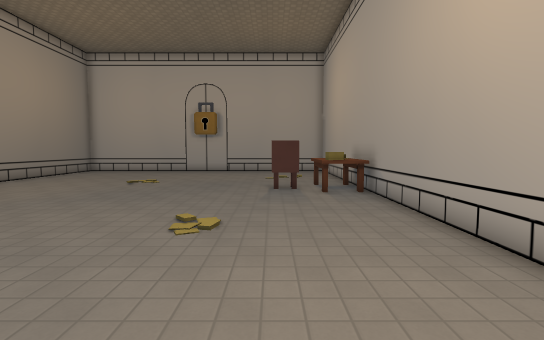
View 1 (above)

12 first-person views from a walk through a 3-D level made in the Godot game engine. The camera is 1.5 m above the floor, tilts 4° down and sees 85° across. The floor is counted in squares, 1 m on a side. Each view is taken from the middle of a square. On the plan, view 1 faces up. The plan holds only what a view shows up to about 15 squares ahead; the rest is blank. The place goes on beyond the plan. Characters and animated objects are not drawn. Some surface patterns are stand-ins.

View 2
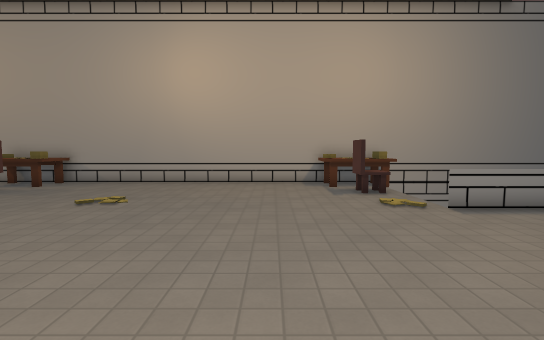

View 3
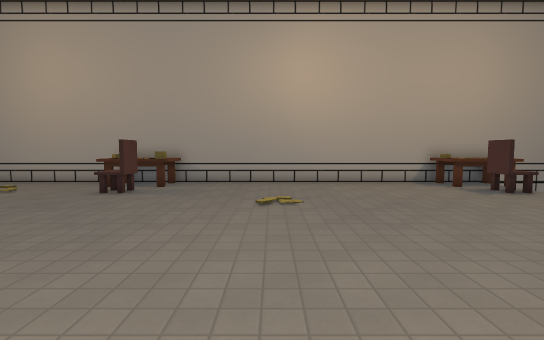

View 4
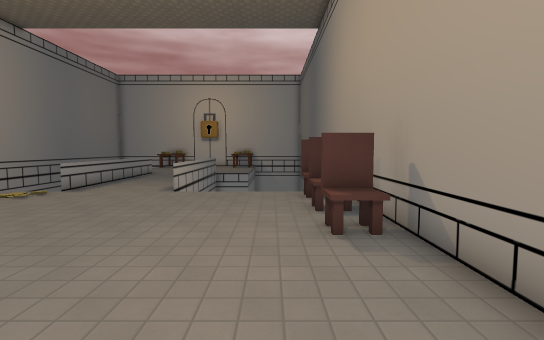

View 5
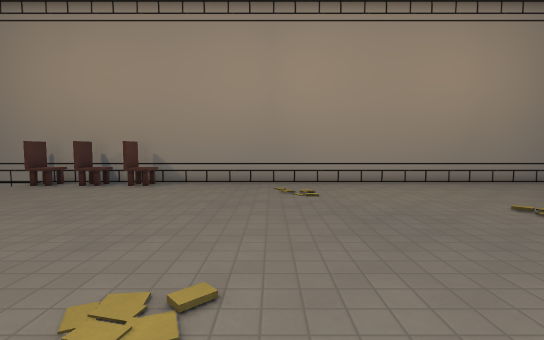

View 6
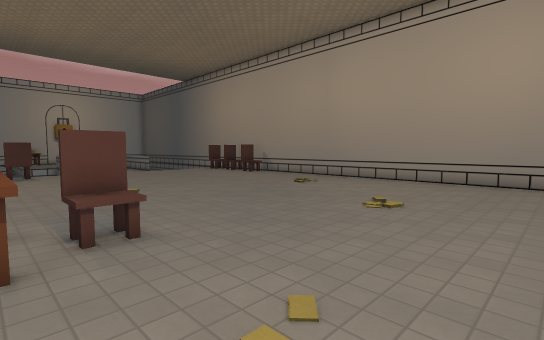

View 7
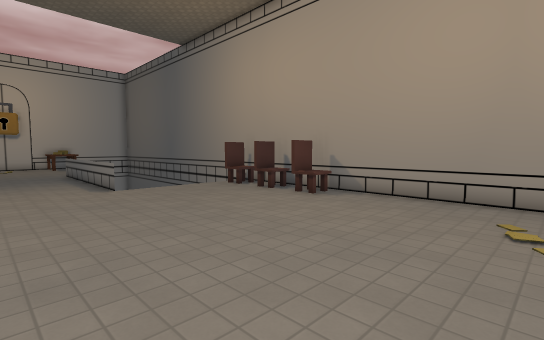

View 8
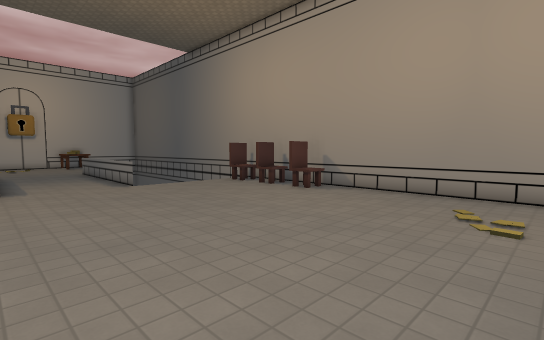

View 9
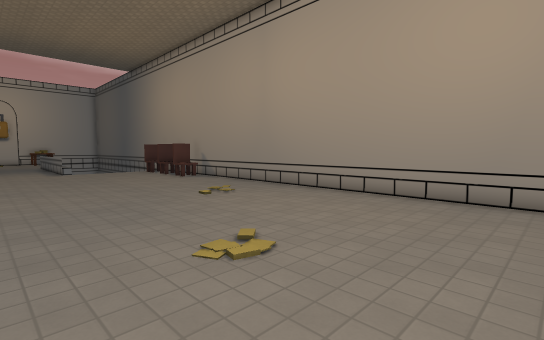

View 10
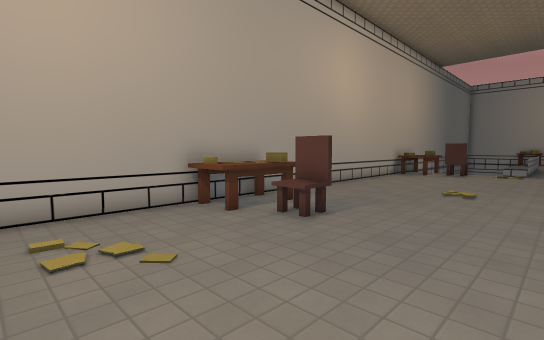

View 11
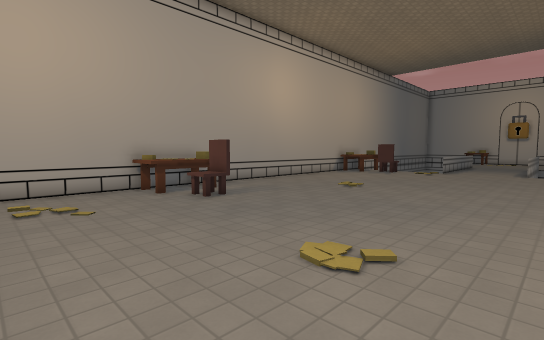

View 12
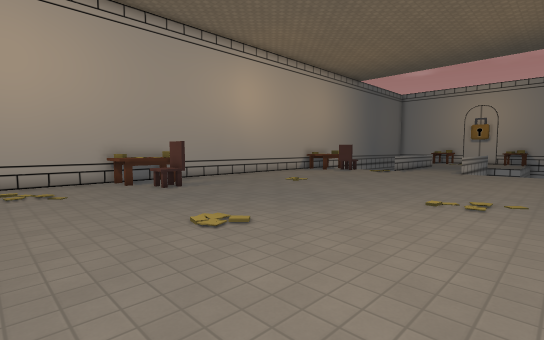

### Floor plan
Points are (right, up) in squares from view 1. A wall is a line through its corners. A room is listed if a view was taken in it or the views show most of it. See-through windows are left out.
Room 1 (views 1, 2, 3, 4, 5, 6, 7, 8, 9, 10, 11, 12)
walls: (-0.1, 11.1) (1.1, 11.1); (1, 11.9) (1, 11) (0, 11) (0, 11.9); (-11, 1.9) (-11, 0.9); (0, -2) (1.1, -2); (-11, -0.1) (-11, -1); (-12.1, 1.1) (-10.9, 1.1); (-12.1, -0.9) (-10.9, -0.9); (3.5, -1.5) (3.5, 17.5); (-11, -2) (-11, -3); (-12.5, -1.8) (-12.5, -3.5); (-12.1, -2.9) (-10.9, -2.9); (-12.5, 17.5) (-12.5, -1.4)
low walls: (0, 11.9) (1, 11.9); (-12.1, 1.9) (-11, 1.9); (-12, -0.1) (-11, -0.1); (-6.5, -3.5) (-6.5, -8.5); (-12, -2) (-11, -2); (-2.5, -8) (-2.5, -3.5)
ways out: opening at (0.5, -3); gap at (1, -2); gap at (1, 11)
objects: table (2, 10) to (3, 13)

Where each view was taken, in squares from view 1:
view 1: 0 up, 0 right, facing up
view 2: 1 up, 10 left, facing right
view 3: 6 up, 10 left, facing right
view 4: 7 up, 10 left, facing down
view 5: 7 up, 1 right, facing left
view 6: 17 up, 2 right, facing down-left
view 7: 8 up, 3 left, facing down-left
view 8: 9 up, 2 left, facing down-left
view 9: 17 up, 3 left, facing down-left
view 10: 17 up, 4 left, facing down-right
view 11: 17 up, 8 left, facing down-right
view 12: 17 up, 11 left, facing down-right
